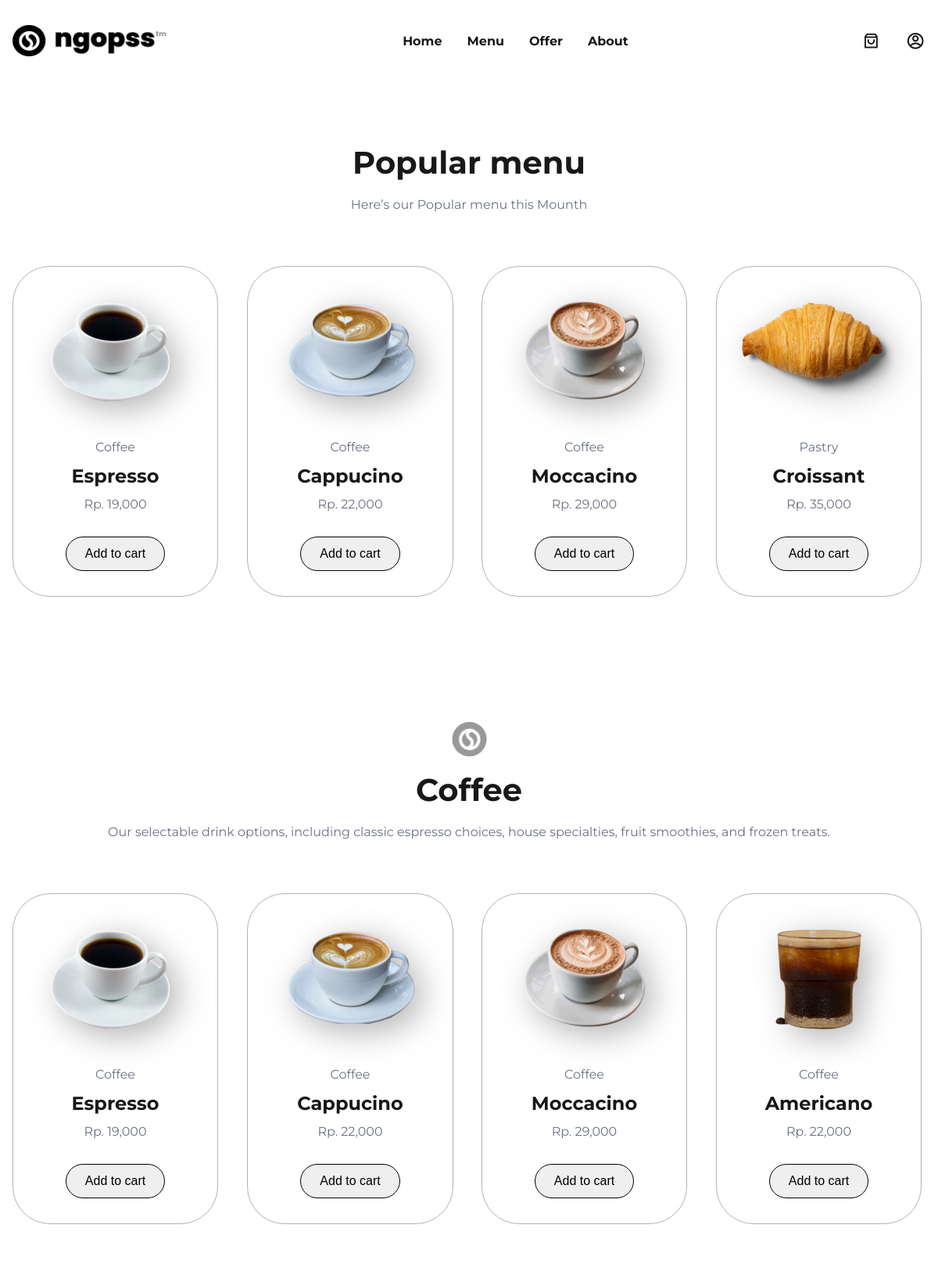
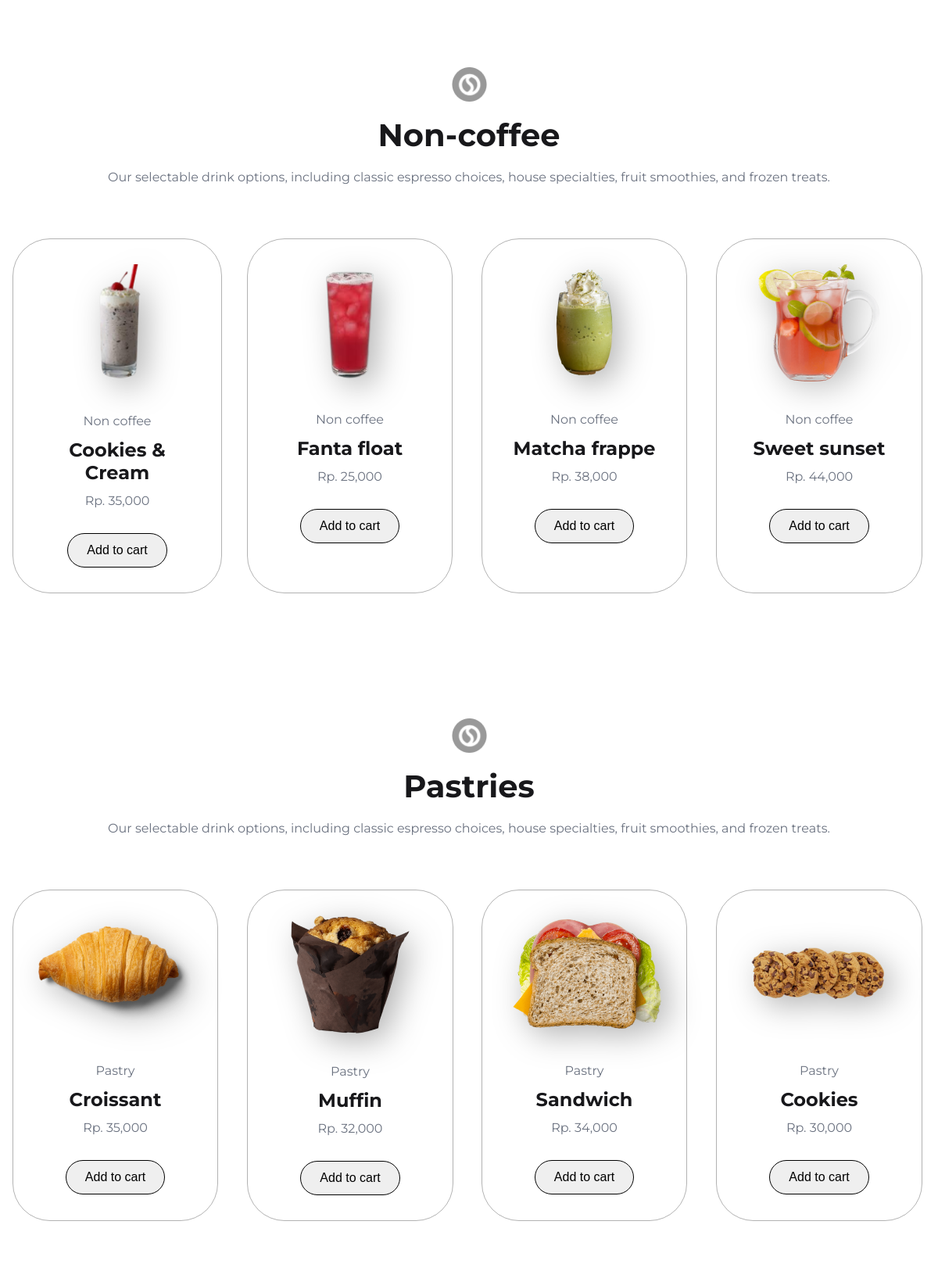
/menu.php (signed in, upper part), run on the app's committed database (2 pictures, top to bottom).
### tables this page shows
CREATE TABLE `products` (
  `id` int(100) NOT NULL,
  `name` varchar(100) NOT NULL,
  `type` varchar(50) NOT NULL,
  `price` int(100) NOT NULL,
  `image` varchar(100) NOT NULL,
  `event` varchar(50) DEFAULT NULL,
  `discount` int(11) DEFAULT NULL,
  `stock` int(11) DEFAULT NULL,
  `sold` int(11) NOT NULL
);

### menu.php (the view, shortened to what this page needs)
<?php
include('koneksi.php');
      if(!isset($_SESSION['login_user'])) {
        header("location: login.php");
      }else{
?>
<!DOCTYPE html>
<html lang="en">
  <head>
    <link
      href="https://cdn.jsdelivr.net/npm/remixicon@4.1.0/fonts/remixicon.css"
      rel="stylesheet"
    />
    <link
      rel="stylesheet"
      href="https://cdn.jsdelivr.net/npm/swiper@11/swiper-bundle.min.css"
    />
    <link rel="stylesheet" href="https://cdnjs.cloudflare.com/ajax/libs/font-awesome/6.0.0/css/all.min.css"/>
    <link rel="stylesheet" href="style.css" />
    <link rel="stylesheet" href="toast.css" />
  </head>
  <body>
    <nav>
      <div class="nav__header">
        <div class="logo nav__logo">
          <a href=""><img style="height: 45px; width: 200px;" src="assets/logo.png" alt="logo"></a>
        </div>
      </div>
      <ul class="nav__links" id="nav-links">
        <li><a href="index.php">Home</a></li>
        <li><a href="menu.php">Menu</a></li>
        <li><a href="offer.php">Offer</a></li>
        <li><a href="about.php">About</a></li>
      </ul>
      <div class="nav__btn">
        <a href="testcart.php">
        <i class="ri-shopping-bag-3-line" style="font-size: 1.4rem; color: var(--text-dark)"></i>
        </a>
      </div>
      <div class="nav__btn">
        <a href="profile.php">
        <i class="ri-account-circle-line" style="font-size: 1.55rem; color: var(--text-dark)"></i>
        </a>
      </div>
    </nav>
    <section class="section__container special__container" id="special">
      <h2 class="section__header">Popular menu</h2>
      <p class="section__description">
      Here’s our Popular menu this Mounth
      </p>
      <div class="special__grid">
        <?php
        $query2 = mysqli_query($koneksi, 'SELECT * FROM products where type != "Offer" LIMIT 4');
        $result = mysqli_fetch_all($query2, MYSQLI_ASSOC);
        ?>
        <?php foreach($result as $result) : ?>
            <div class="special__card">
              <img src="upload/<?php echo $result['image'] ?>" alt="..."><br>
              <p class="price"><?php echo $result['type'] ?></p>
                <h4><?php echo $result['name'] ?></h4>
                <p class="price">Rp. <?php echo number_format($result['price']); ?></p><br>
               <div class="special__footer">
              <button class="btn add-to-cart" data-product-id="<?php echo $result['id']; ?>">Add to cart</button>
             </div>
              </div>
              <?php endforeach; ?>
      </div>
    </section>
    <section class="section__container special__container" id="special">
    <img style="max-width: 45px; max-height: 45px; margin-inline: auto;" src="assets/logoo.png" alt="logoo" />
      <br>
      <h2 class="section__header">Coffee</h2>
      <p class="section__description">
      Our selectable drink options, including classic espresso choices, house specialties, fruit smoothies, and frozen treats.
      </p>
      <div class="special__grid">
        <?php
        $query2 = mysqli_query($koneksi, 'SELECT * FROM products where type = "Coffee"');
        $result = mysqli_fetch_all($query2, MYSQLI_ASSOC);
        ?>
        <?php foreach($result as $result) : ?>
            <div class="special__card">
              <img src="upload/<?php echo $result['image'] ?>" alt="..."><br>
              <p class="price"><?php echo $result['type'] ?></p>
                <h4><?php echo $result['name'] ?></h4>
                <p class="price">Rp. <?php echo number_format($result['price']); ?></p><br>
               <div class="special__footer">
              <button class="btn add-to-cart" data-product-id="<?php echo $result['id']; ?>">Add to cart</button>
             </div>
              </div>
              <?php endforeach; ?>
      </div>
    </section>
    <section class="section__container special__container" id="special">
    <img style="max-width: 45px; max-height: 45px; margin-inline: auto;" src="assets/logoo.png" alt="logoo" />
      <br>
      <h2 class="section__header">Non-coffee</h2>
      <p class="section__description">
      Our selectable drink options, including classic espresso choices, house specialties, fruit smoothies, and frozen treats.
      </p>
      <div class="special__grid">
        <?php
        $query2 = mysqli_query($koneksi, 'SELECT * FROM products where type = "Non"');
        $result = mysqli_fetch_all($query2, MYSQLI_ASSOC);
        ?>
        <?php foreach($result as $result) : ?>
            <div class="special__card">
              <img src="upload/<?php echo $result['image'] ?>" alt="..."><br>
              <p class="price">Non coffee</p>
                <h4><?php echo $result['name'] ?></h4>
                <p class="price">Rp. <?php echo number_format($result['price']); ?></p><br>
               <div class="special__footer">
              <button class="btn add-to-cart" data-product-id="<?php echo $result['id']; ?>">Add to cart</button>
             </div>
              </div>
              <?php endforeach; ?>
      </div>
    </section>
    <section class="section__container special__container" id="special">
    <img style="max-width: 45px; max-height: 45px; margin-inline: auto;" src="assets/logoo.png" alt="logoo" />
      <br>
      <h2 class="section__header">Pastries</h2>
      <p class="section__description">
      Our selectable drink options, including classic espresso choices, house specialties, fruit smoothies, and frozen treats.
      </p>
      <div class="special__grid">
        <?php
        $query2 = mysqli_query($koneksi, 'SELECT * FROM products where type = "Pastry"');
        $result = mysqli_fetch_all($query2, MYSQLI_ASSOC);
        ?>
        <?php foreach($result as $result) : ?>
            <div class="special__card">
              <img src="upload/<?php echo $result['image'] ?>" alt="..."><br>
              <p class="price"><?php echo $result['type'] ?></p>
                <h4><?php echo $result['name'] ?></h4>
                <p class="price">Rp. <?php echo number_format($result['price']); ?></p><br>
               <div class="special__footer">
              <button class="btn add-to-cart" data-product-id="<?php echo $result['id']; ?>">Add to cart</button>
             </div>
              </div>
              <?php endforeach; ?>
      </div>
    </section>
  </body>
</html>
<?php } ?>

### style.css (style rules this page uses)
:root { --primary-color: #3C3633; --primary-color-light: #EEEDEB; --primary-color-dark: #000000; --text-dark: #18181b; --text-light: #6b7280; --white: #ffffff; --sage: #747264; --max-width: 1440px; }
* { margin: 0; padding: 0; box-sizing: border-box; }
.section__container { max-width: var(--max-width); margin: auto; padding: 5rem 1rem; }
.section__header { margin-bottom: 1rem; font-size: 2.5rem; font-weight: 700; line-height: 3rem; color: var(--text-dark); text-align: center; }
.section__description { color: var(--text-light); line-height: 1.75rem; text-align: center; }
.btn { padding: 0.75rem 1.5rem; outline: none; border: 1.5px solid; border-color: var(--primary-color-dark); white-space: nowrap; font-size: 1rem; color: var(--primary-color-dark); border-radius: 50px; transition: 0.3s; cursor: pointer; }
.logo img { max-height: 40px; }
img { display: flex; width: 100%; }
a { text-decoration: none; transition: 0.3s; }
ul { list-style: none; }
html, body { scroll-behavior: smooth; align-items: center; justify-content: center; }
body { font-family: "Montserrat", sans-serif; }
nav { position: fixed; isolation: isolate; width: 100%; z-index: 9; }
.nav__header { width: 100%; padding: 1rem; display: flex; align-items: center; justify-content: space-between; background-color: var(--primary-color); }
.nav__logo img { max-height: 40px; }
.nav__links { position: absolute; color: var(--text-light); top: 68px; left: 0; width: 100%; padding: 2rem; list-style: none; display: flex; align-items: center; justify-content: center; flex-direction: column; gap: 2rem; background-color: var(--primary-color-light); transition: 0.5s; z-index: -1; transform: translateY(-100%); }
.nav__links a { font-weight: 700; color: var(--text-light); }
.nav__btn { display: none; }
.special__container :is(.section__header, .section__description, .section__button) { max-width: 1440px; margin-inline: auto; }
.special__grid { margin-top: 4rem; display: grid; gap: 1rem; }
.special__card { padding: 3rem; max-width: fit-content; text-align: center; border-radius: 2rem; border: 1px solid; border-color: #0000004D; transition: 0.3s; }
.special__card img { max-width: 200px; margin-inline: auto; margin-bottom: 1rem; filter: drop-shadow(10px 10px 20px rgba(0, 0, 0, 0.3)); }
.special__card h4 { margin-bottom: 0.5rem; font-size: 1.5rem; font-weight: 700; color: var(--text-dark); }
.special__card p { margin-bottom: 0.5rem; color: var(--text-light); line-height: 1.75rem; }
.special__footer { display: flex; align-items: center; justify-content: center; gap: 10px; }
@media (width > 540px) { .special__grid { grid-template-columns: repeat(2, 1fr); } }
@media (width > 768px) { nav { position: static; padding: 2rem 1rem; max-width: var(--max-width); margin-inline: auto; display: flex; align-items: center; justify-content: space-between; gap: 2rem; } }
@media (width > 768px) { .nav__header { flex: 1; padding: 0; background-color: transparent; } }
@media (width > 768px) { .nav__logo a { color: var(--primary-color); } }
@media (width > 768px) { .nav__links { position: static; padding: 0; flex-direction: row; background-color: transparent; transform: none; } }
@media (width > 768px) { .nav__links a { color: var(--text-dark); } }
@media (width > 768px) { .nav__btn { display: flex; flex: 1; } }
@media (width > 768px) { .special__grid { grid-template-columns: repeat(4, 1fr); } }
@media (width > 1024px) { .special__grid { gap: 2rem; } }
@media (width > 1024px) { .special__card { padding: 2rem; border-radius: 3rem; } }

### data on the page
products: image (picture), type "Coffee", name "Espresso", price "19,000"
products: image (picture), type "Coffee", name "Cappucino", price "22,000"
products: image (picture), type "Coffee", name "Moccacino", price "29,000"
products: image (picture), type "Pastry", name "Croissant", price "35,000"
products: image (picture), type "Coffee", name "Americano", price "22,000"
products: image (picture), name "Cookies & Cream", price "35,000"
products: image (picture), name "Fanta float", price "25,000"
products: image (picture), name "Matcha frappe", price "38,000"
products: image (picture), name "Sweet sunset", price "44,000"
products: image (picture), type "Pastry", name "Muffin", price "32,000"
products: image (picture), type "Pastry", name "Sandwich", price "34,000"
products: image (picture), type "Pastry", name "Cookies", price "30,000"
